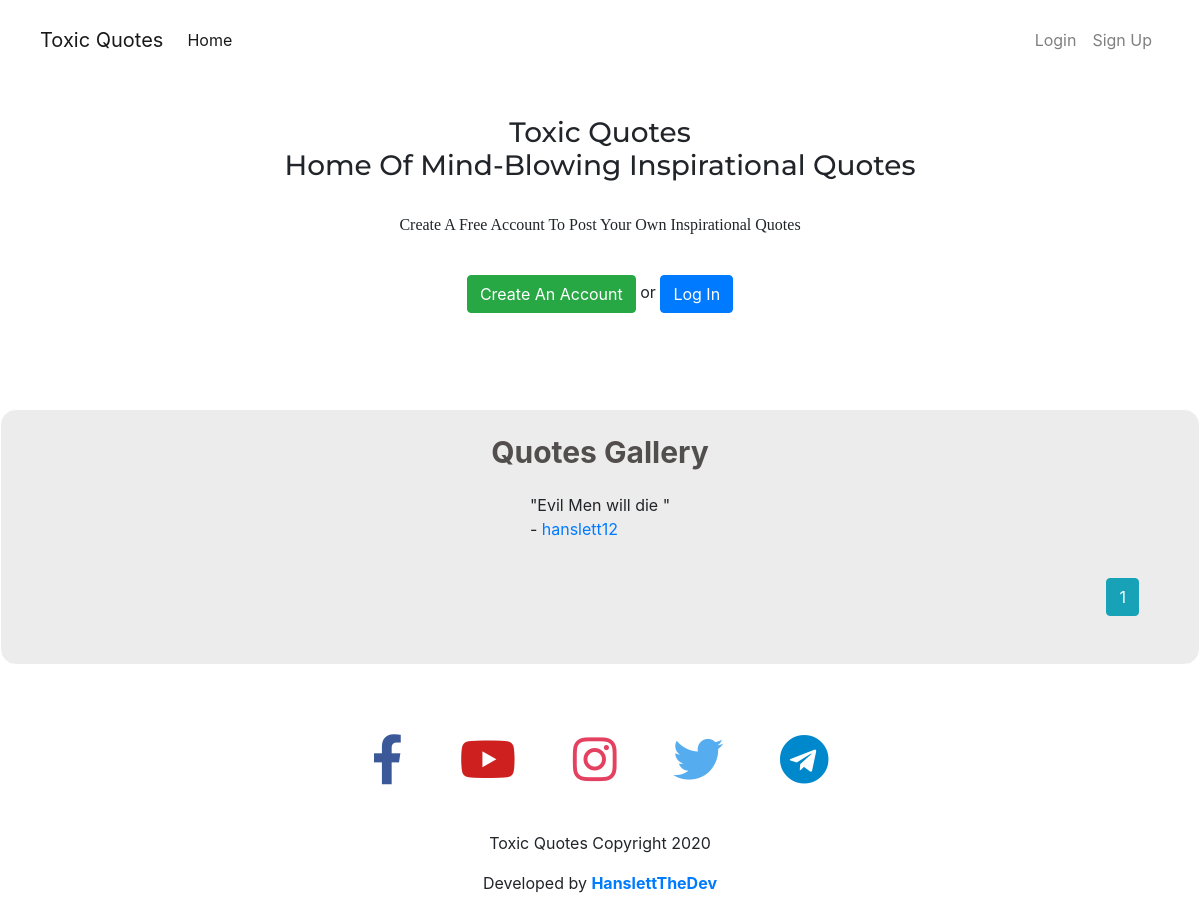
Page /home on the earlier database version.
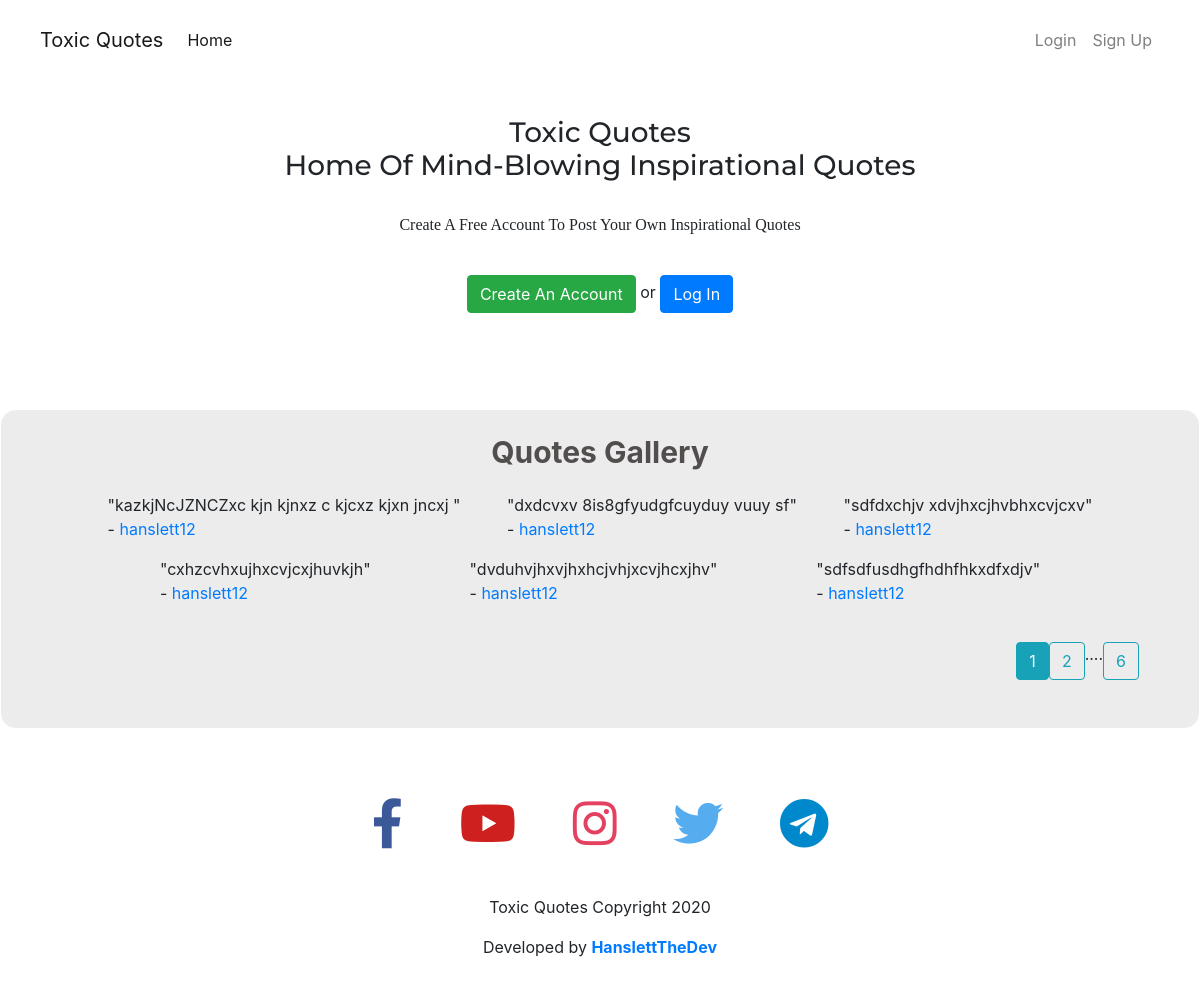
Same page on the later database version.
### quotes/models.py (models this page shows, shortened)
class Quotes(db.Model):
    id = db.Column(db.Integer, primary_key=True)
    quote = db.Column(db.Text, nullable=False)
    category = db.Column(db.String(50), nullable=False)
    date_posted = db.Column(db.DateTime, nullable=False, default=datetime.utcnow)
    user_id = db.Column(db.Integer, db.ForeignKey('users.id'), nullable=False)

class Users(db.Model, UserMixin):
    id = db.Column(db.Integer, primary_key=True)
    username = db.Column(db.String(20), unique=True, nullable=False)
    email = db.Column(db.String(120), unique=True, nullable=False)
    profile_pic = db.Column(db.String(20), nullable=False, default='default.jpg')
    password = db.Column(db.String(60), nullable=False)
    quote = db.relationship('Quotes', backref='author', lazy=True)

### quotes/main/routes.py (the view)
@main.route("/")
@main.route("/home")
def home():
    page = request.args.get('page', 1, type=int)#if the someone tries to use any other data type apart from an int it will throw an error
    posts = Quotes.query.order_by(Quotes.date_posted.desc()).paginate(page=page, per_page=6)
    return render_template('index.html', posts=posts)

### quotes/templates/index.html (shortened to what this page needs)
{% extends 'layout.html' %}
{% block content %}
<div class="navbar-edit">
    <nav class="navbar navbar-expand-lg navbar-light">
        <a class="navbar-brand">Toxic Quotes</a>
        <div class="collapse navbar-collapse justify-content-start" id="navbarNav">
            <ul class="navbar-nav">
                <li class="nav-item active">
                    <a href="{{ url_for('main.home') }}" class="nav-link">Home</a>
                </li>
            </ul>
        </div>
        <div class="collapse navbar-collapse justify-content-end" id="navbarNav">
            <ul class="navbar-nav">
                {% if current_user.is_authenticated %}
                <li class="nav-item">
                    <a href="{{ url_for('users.logout') }}" class="nav-link">Logout</a>
                </li>
                <li class="nav-item">
                    <a href="{{ url_for('users.account') }}" class="nav-link">Account</a>
                </li>
                {% else %}
                <a href="{{ url_for('users.login') }}" class="nav-link">Login</a>
                <li class="nav-item">
                    <a href="{{ url_for('users.register') }}" class="nav-link">Sign Up</a>
                </li>
                {% endif  %}
            </ul>
        </div>
    </nav>
</div>
<section id="header">
    {% if current_user.is_authenticated %}
    <div class="container">
        <h1>Toxic Quotes<br>Home Of Mind-Blowing Inspirational Quotes </h1>
        <p class="text">Welcome aboard, Check out our quotes gallery</p>
        <button type="button" class="btn btn-primary"><a href="{{ url_for('quotes_post.createpost') }}" class="q-link">Post A
                Quote</a></button>
        {% else %}
        <div class="container">
            <h3>Toxic Quotes<br>Home Of Mind-Blowing Inspirational Quotes </h1>
            <p class="text" style="padding: 2%;">Create A Free Account To Post Your Own Inspirational Quotes</p>
            <a class="btn btn-success" role="button" href="{{ url_for('users.register') }}">Create An Account</a> or
            <a class="btn btn-primary" role="button" href="{{ url_for('users.login') }}" class="q-link">Log In</a>
        </div>
        {% endif %}
</section>
<section id="Quotes-section">
    <h1 class="Q1">Quotes Gallery</h1>
    <div class="wrapper">
        {% for post in posts.items %}
        <div class="flex1">
            <p>"{{ post.quote }}" <br> - <a class="link-info" href="{{ url_for('users.users_quotes', username=post.author.username) }}">{{ post.author.username }}</a></p>
        </div>
        {% endfor %}
    </div>
    <div class="wrap2">
    {% for page_num in posts.iter_pages(left_edge=1, right_edge=1, left_current=1, right_current=2) %}
        {% if page_num %}
            {% if posts.page == page_num %}
                <a class="btn btn-info mb-4" href="{{ url_for('main.home', page=page_num) }}">{{ page_num }}</a>
            {% else %}
                <a class="btn btn-outline-info mb-4" href="{{ url_for('main.home', page=page_num) }}">{{ page_num }}</a>
            {% endif %}
        {% else %}
        ....
        {% endif %}
    {% endfor %}
</div>
</section>
<section id="footer">
    <div class="container">
        <div class="icons">
            <a class="svg-icons" href=""><i class="fab fa-facebook-f "></i></a>
            <a class="svg-icons" href=""><i class="fab fa-youtube"></i></a>
            <a class="svg-icons" href=""><i class="fab fa-instagram "></i></a>
            <a class="svg-icons" href=""><i class="fab fa-twitter"></i></a>
            <a class="svg-icons" href=""><i class="fab fa-telegram "></i></a>
        </div>
        <div class="box">
            <p>Toxic Quotes Copyright 2020</p>
            <p>Developed by <strong><a class="link-info" href="https://github.com/HanslettTheDev">HanslettTheDev</a></strong>
        </div>
    </div>
</section>
{% endblock content %}

### quotes/templates/layout.html (shortened to what this page needs)
<!DOCTYPE html>
<html lang="en">
<head>
    <link rel="stylesheet" href="https://stackpath.bootstrapcdn.com/bootstrap/4.5.0/css/bootstrap.min.css">
    <link rel="stylesheet" href="https://cdnjs.cloudflare.com/ajax/libs/font-awesome/5.13.0/css/all.min.css">
    <link rel="stylesheet" href="{{ url_for('static', filename='CSS/index.css') }}">
    <body>
        {% block content %}{% endblock content %}
    </body>

### quotes/static/CSS/index.css (style rules this page uses)
* { padding: 0; margin: 0; }
h1 { font-weight: bold; color: rgb(54, 54, 54); font-size: 30px; }
h3 { font-family: 'Montserrat', sans-serif; }
.navbar-edit { padding: 1% 2%; }
#header { text-align: center; padding: 2%; }
.text { font-family: cursive; padding: 2px; }
#Quotes-section { margin-top: 5%; background: #ececec; padding: 2% 5%; border: 1px solid white; border-radius: 1rem; }
.Q1 { padding-bottom: 15px; text-align: center; color: rgb(82, 78, 78); }
.wrapper { margin-bottom: 2%; display: flex; flex-flow: row wrap; justify-content: space-evenly; }
.wrap2 { display: flex; flex-flow: row wrap; justify-content:flex-end; }
#footer { padding: 1% 1%; }
.svg-icons { padding: 3%; font-size: 50px; }
.fa-facebook-f { border-radius: 100%; color: #3b5999; }
.fa-youtube { border-radius: 100%; color: #cd201f; }
.fa-instagram { color: #e4405f; }
.fa-twitter { border-radius: 100%; color: #55acee; }
.fa-telegram { border-radius: 100%; color: #0088cc; }
.box { text-align: center; }
.icons { text-align: center; padding: 3% 11%; }
.container { padding: 1%; }

Differences in the rows shown:
no longer on this page (row edited): Quotes: quote "Evil Men will die", author.username "hanslett12"
added Quotes: quote "kazkjNcJZNCZxc kjn kjnxz c kjcxz kjxn jncxj", author.username "hanslett12"
added Quotes: quote "dxdcvxv 8is8gfyudgfcuyduy vuuy sf", author.username "hanslett12"
added Quotes: quote "sdfdxchjv xdvjhxcjhvbhxcvjcxv", author.username "hanslett12"
added Quotes: quote "cxhzcvhxujhxcvjcxjhuvkjh", author.username "hanslett12"
added Quotes: quote "dvduhvjhxvjhxhcjvhjxcvjhcxjhv", author.username "hanslett12"
added Quotes: quote "sdfsdfusdhgfhdhfhkxdfxdjv", author.username "hanslett12"
Other differences:
new list line: "2"
new list line: "6"
